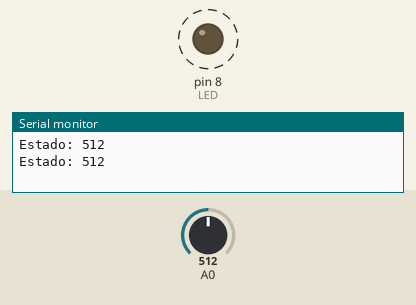
Simulated run of this sketch. Board: Arduino Uno, built with avr-gcc and run on an emulated ATmega328P. Shown: output pins drawn as LEDs (lit = HIGH), the last lines printed to the serial monitor. Dashed ring = blinking. The test bench sets the inputs (shaded band); at power-on: A0 = 512.

Above: at 1.8 s.
1.9 s: A0 set to 306
At 2.2 s:
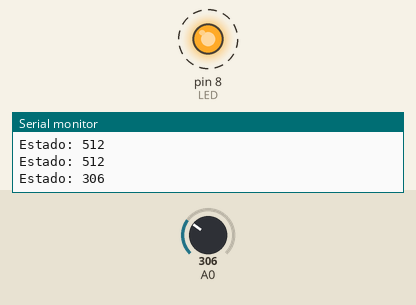
5.4 s: A0 set to 0
At 5.9 s:
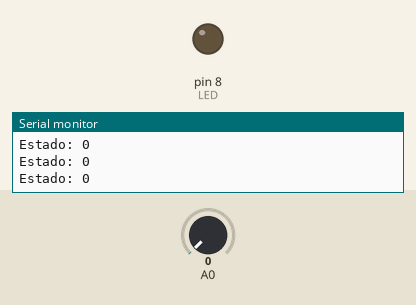
9.5 s: A0 set to 122
At 9.82 s:
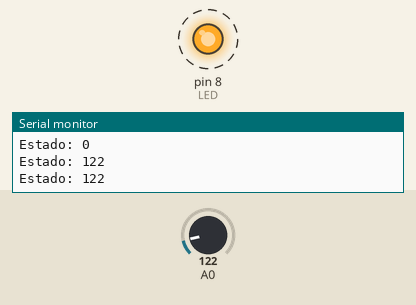
Timing chart, 0 to 19.0 s (numbered marks = the images above; inputs shaded):
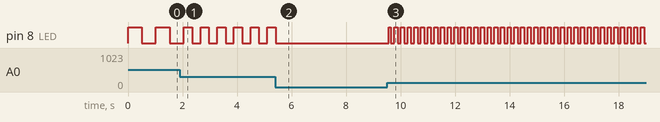

The sketch:

blink_ajustavel.ino
```cpp
const int LED = 8;
const int POTENCIOMETRO = A0;

int valorPotenciometro = 0;

void setup() {
  pinMode(LED, OUTPUT);

  Serial.begin(9600);
}

void loop() {
  valorPotenciometro = analogRead(A0);
  Serial.print("Estado: ");
  Serial.println(valorPotenciometro);

  digitalWrite(LED, HIGH);

  delay(valorPotenciometro);

  digitalWrite(LED, LOW);

  delay(valorPotenciometro);
}
```

Measured:
- after the input at 1.9 s, pin 8 (LED): alternates HIGH for 0.31 s and LOW for 0.31 s, starting after 0.46 s
- after the input at 5.4 s, pin 8 (LED): goes on until 5.4 s, then stays LOW
- after the input at 9.5 s, pin 8 (LED): alternates HIGH for 0.12 s and LOW for 0.12 s, starting after 0.06 s
- by itself, pin 8 (LED): alternates HIGH for 0.51 s and LOW for 0.51 s
